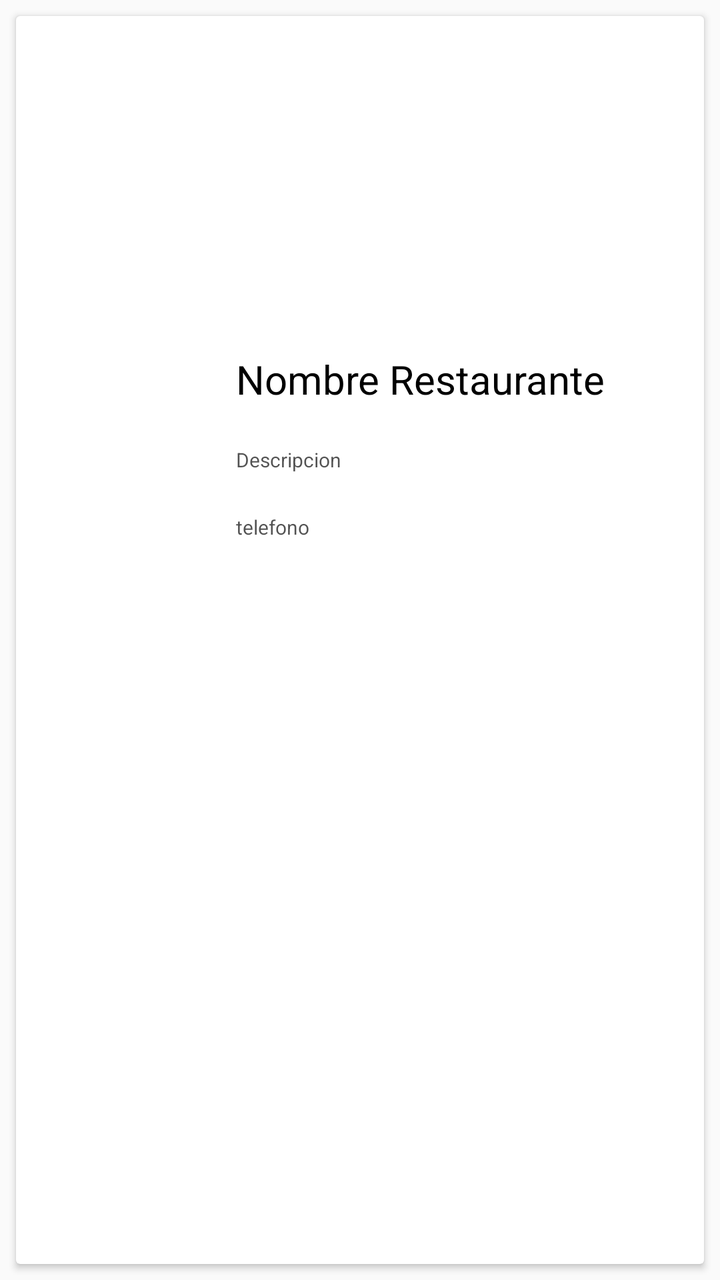
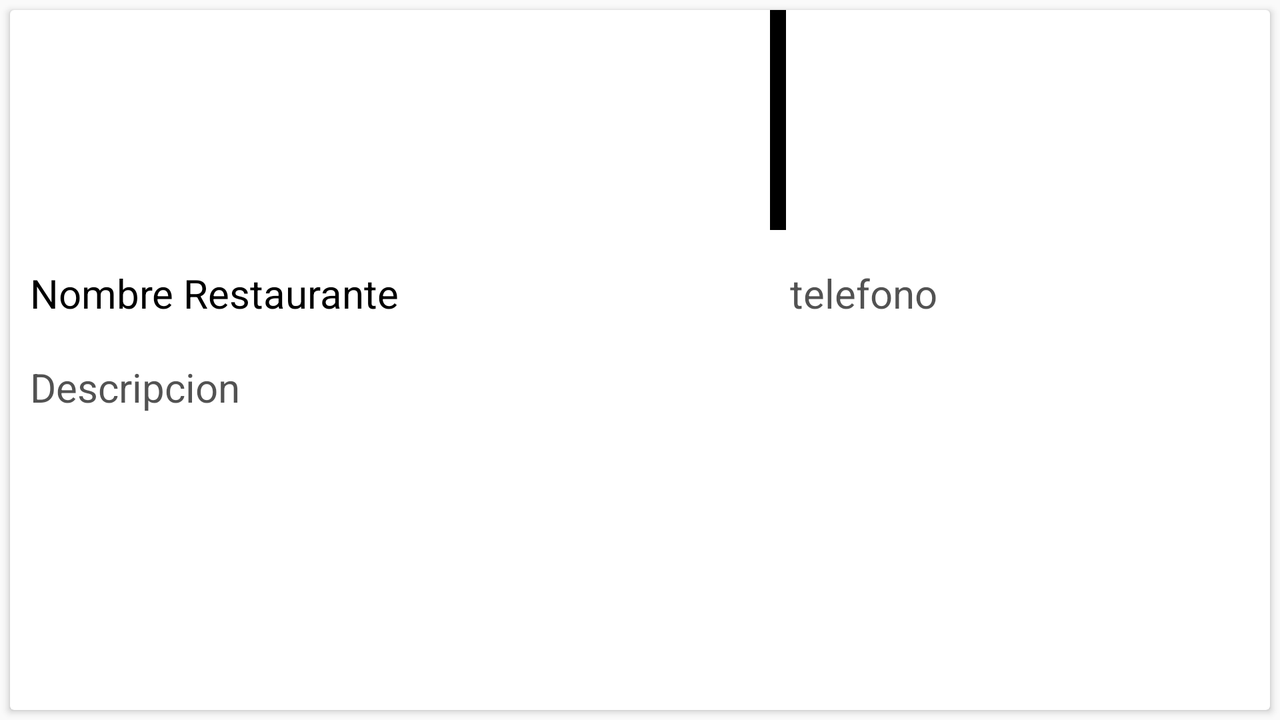

Two renders of one Android screen. The first uses the default layout on a phone; the second uses the alternative layout the repository ships for a different screen configuration, on a matching device. The two XML files are below.
<!-- AndroidManifest.xml: application theme AppTheme -->
<!-- res/layout/template_restauarntes.xml -->
<?xml version="1.0" encoding="utf-8"?>
<LinearLayout xmlns:android="http://schemas.android.com/apk/res/android"
    android:orientation="vertical" android:layout_width="match_parent"
    android:layout_height="match_parent">

    <android.support.v7.widget.CardView
        android:elevation="50dp"
        android:layout_width="match_parent"
        android:layout_height="match_parent"
        android:padding="8dp"
        android:layout_margin="8dp"
        >
        <RelativeLayout
            android:layout_width="match_parent"
            android:layout_height="match_parent">


            <ImageView
                android:id="@+id/portada"
                android:layout_width="match_parent"
                android:layout_height="150dp"
                android:scaleType="centerCrop"
                android:layout_marginBottom="8dp"
                />


            <ImageView
                android:id="@+id/logotipo"
                android:layout_width="100dp"
                android:layout_height="100dp"
                android:layout_below="@id/portada"
                android:scaleType="centerCrop"
                 />


            <TextView
                android:id="@+id/nombre"
                android:layout_width="match_parent"
                android:layout_height="wrap_content"
                android:textSize="20sp"
                android:text="Nombre Restaurante"
                android:textColor="#000000"
                android:layout_toRightOf="@id/logotipo"
                android:layout_below="@id/portada"
                android:padding="10dp"
                />

            <TextView
                android:id="@+id/descripcion"
                android:layout_width="match_parent"
                android:layout_height="wrap_content"
                android:text="Descripcion"
                android:maxLines="3"
                android:ellipsize="end"
                android:textColor="#ad000000"
                android:textSize="10sp"
                android:layout_below="@id/nombre"
                android:layout_toRightOf="@id/logotipo"
                android:padding="10dp"
                />

            <TextView

                android:id="@+id/telefono"
                android:layout_width="match_parent"
                android:layout_height="wrap_content"
                android:text="telefono"
                android:textColor="#ad000000"
                android:layout_below="@id/descripcion"
                android:layout_toRightOf="@id/logotipo"
                android:padding="10dp"
                android:textSize="10sp"
                />

        </RelativeLayout>


    </android.support.v7.widget.CardView>

</LinearLayout>
<!-- resources referenced by this layout -->
<resources>
  <style name="AppTheme" parent="Theme.AppCompat.Light.DarkActionBar">
  
          <item name="colorPrimary">#fff3252a</item>
          <item name="colorPrimaryDark">#ff931e22</item>
          <item name="colorAccent">#ff931e22</item>
  
  
          
      </style>
</resources>
<!-- res/layout-land/template_restauarntes.xml (the repository's variant of the layout above) -->
<!-- drawn on the phone turned sideways -->
<?xml version="1.0" encoding="utf-8"?>
<LinearLayout xmlns:android="http://schemas.android.com/apk/res/android"
    android:orientation="vertical" android:layout_width="match_parent"
    android:layout_height="match_parent">

    <android.support.v7.widget.CardView
        android:elevation="50dp"
        android:layout_width="match_parent"
        android:layout_height="match_parent"

        android:layout_margin="5dp"
        >
        <RelativeLayout
            android:layout_width="match_parent"
            android:layout_height="match_parent">


            <ImageView
                android:id="@+id/portada"
                android:layout_width="380dp"
                android:layout_height="110dp"
                android:scaleType="centerCrop"
                android:layout_marginBottom="8dp"
                />
            <ImageView
                android:id="@+id/divisor"
                android:layout_width="8dp"
                android:layout_height="110dp"
                android:layout_toRightOf="@id/portada"
                android:background="#000000"/>


            <ImageView
                android:id="@+id/logotipo"
                android:layout_width="match_parent"
                android:layout_height="110dp"
                android:layout_toRightOf="@id/divisor"

                />


            <TextView
                android:id="@+id/nombre"
                android:layout_width="380dp"
                android:layout_height="wrap_content"
                android:textSize="20sp"
                android:text="Nombre Restaurante"
                android:textColor="#000000"

                android:layout_below="@id/portada"
                android:padding="10dp"
                />

            <TextView
                android:id="@+id/descripcion"
                android:layout_width="match_parent"
                android:layout_height="wrap_content"
                android:text="Descripcion"
                android:maxLines="3"
                android:ellipsize="end"
                android:textColor="#ad000000"

                android:layout_below="@id/nombre"
                android:padding="10dp"
                android:textSize="20sp"
                />

            <TextView

                android:id="@+id/telefono"
                android:layout_width="match_parent"
                android:layout_height="wrap_content"
                android:text="telefono"
                android:textColor="#ad000000"
                android:layout_toRightOf="@id/nombre"
                android:layout_below="@id/portada"

                android:padding="10dp"
                android:textSize="20sp"
                />

        </RelativeLayout>






    </android.support.v7.widget.CardView>


</LinearLayout>
